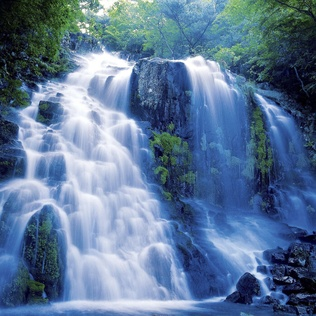
#> input picture Experiment 3/sample.jpg, 316 x 316 px, shrunk from 698 x 699 before the run, found by its file name
$ python Experiment10.py
#> lines starting #> are read from the running program, lines starting #| are printed output that depends on the picture; after the words box and inside, x2 and y2 are one past the last pixel; in counts of white or black regions, pixels touching at a corner belong together
# jenifer NDU202400100
import cv2
import numpy as np

# Read input image
img = cv2.imread("sample.jpg")
#> img is the input picture: shape (316, 316, 3); mean B, G, R 151.2, 119.6, 93.6
if img is None:
    print("Image not found")
    exit()

gray = cv2.cvtColor(img, cv2.COLOR_BGR2GRAY)
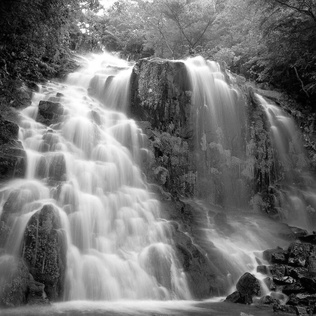
#> gray: shape (316, 316); min 0, max 255, mean 115.4
blur = cv2.GaussianBlur(gray, (5,5), 0)
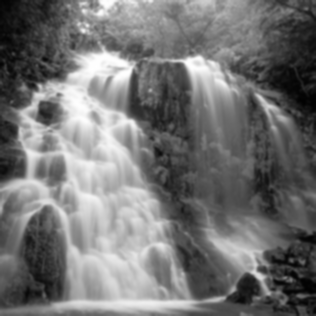
#> blur: shape (316, 316); min 1, max 255, mean 115.4


# 1. Contour-based Detection

_, thresh = cv2.threshold(blur, 127, 255, cv2.THRESH_BINARY + cv2.THRESH_OTSU)
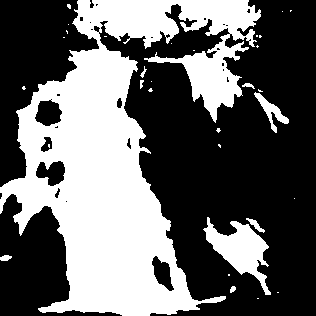
#> thresh: shape (316, 316); 39.9% white; 32 white regions (23 under 20 px)
contours, _ = cv2.findContours(thresh, cv2.RETR_EXTERNAL, cv2.CHAIN_APPROX_SIMPLE)
#> contours = 31 contours, 24 with area under 20; largest, box (x1, y1, x2, y2) and area: (0, 0, 261, 316) 37486, (203, 217, 271, 295) 1992, (254, 92, 289, 133) 340, (246, 218, 265, 233) 70, (0, 255, 12, 261) 40, (242, 83, 255, 89) 25, (230, 286, 236, 293) 21

contour_img = img.copy()
for cnt in contours:
    x, y, w, h = cv2.boundingRect(cnt)
    cv2.rectangle(contour_img, (x, y), (x+w, y+h), (0, 255, 0), 2)
#> this loop made 31 passes
#> (x, y, w, h) on passes 3, 5, 6, 7, 8, 9, 10, 11, 12, 13, 14, 15: (230, 286, 6, 7), (0, 255, 12, 6), (246, 218, 19, 15), (203, 217, 68, 78), (294, 198, 1, 1), (218, 144, 3, 4), (216, 128, 5, 5), (254, 92, 35, 41), (258, 89, 5, 3), (148, 88, 5, 4), (22, 86, 4, 4), (242, 83, 13, 6)
#> (cnt, x, y, w, h) on passes 1, 2, 4, 19, 20, 22: ([[257, 298], [258, 298]], 257, 298, 2, 1), ([[277, 292], [278, 292]], 277, 292, 2, 1), ([[228, 274], [228, 275], [229, 275], [229, 274]], 228, 274, 2, 2), ([[193, 50], [194, 50]], 193, 50, 2, 1), ([[257, 45], [256, 46], [257, 47], [258, 46]], 256, 45, 3, 3), ([[63, 37], [64, 37]], 63, 37, 2, 1)
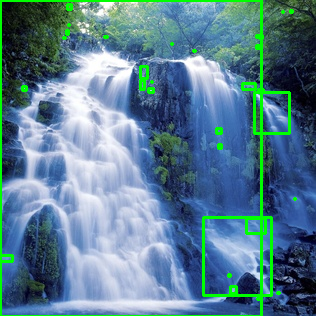
#> contour_img: shape (316, 316, 3); 4.75% of pixels changed, all inside (x1, y1, x2, y2) = (0, 0, 297, 316)

cv2.imshow("Contour Detection", contour_img)


# 2. Template Matching (Optional)

template = cv2.imread("template.jpg", 0)  # Cropped object template
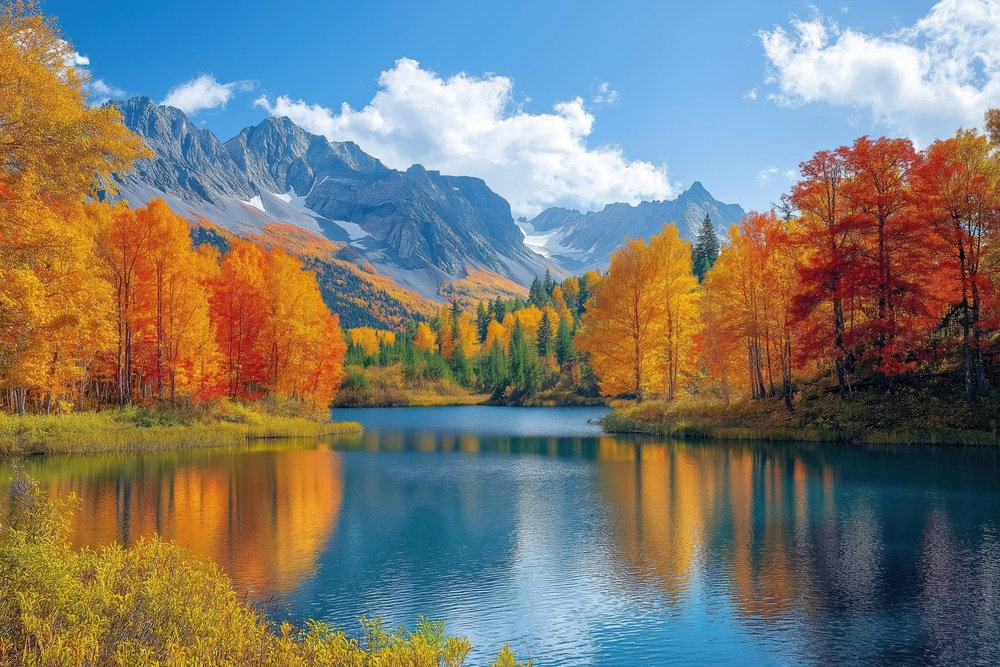
#> input picture Experiment 10/template.jpg, 1000 x 667 px, shrunk from 2210 x 1473 before the run
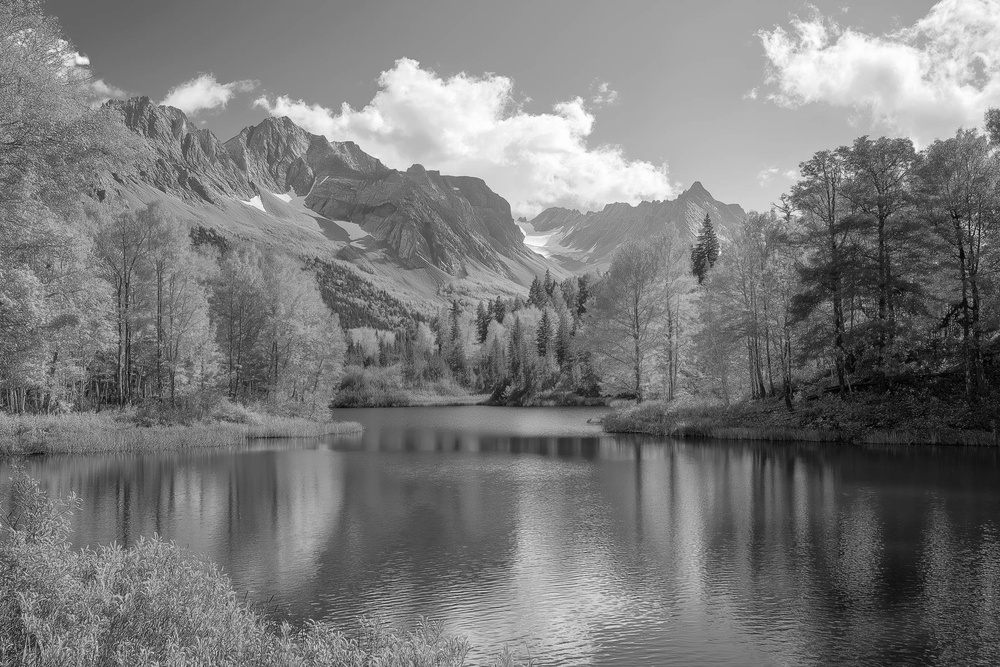
#> template: shape (667, 1000); min 0, max 255, mean 121.9
if template is not None:
    res = cv2.matchTemplate(gray, template, cv2.TM_CCOEFF_NORMED)
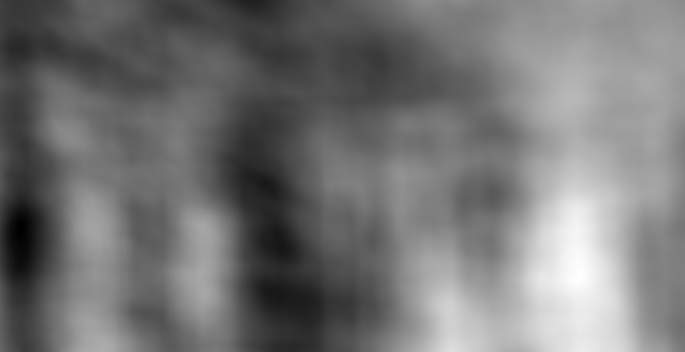
#> res: shape (352, 685) float32; min -0.27, max 0.381, mean 0.0291; drawn with min black and max white
    threshold = 0.7
    loc = np.where(res >= threshold)
#> loc = (empty array, empty array)
    tm_img = img.copy()
    for pt in zip(*loc[::-1]):
        cv2.rectangle(tm_img, pt, (pt[0]+template.shape[1], pt[1]+template.shape[0]), (0,0,255), 2)
#> this loop made 0 passes
    cv2.imshow("Template Matching", tm_img)
else:
    print("Template not found. Skipping template matching.")


# 3. Haar Cascade Detection (Optional)

# Example: Face detection
face_cascade = cv2.CascadeClassifier(cv2.data.haarcascades + "haarcascade_frontalface_default.xml")
faces = face_cascade.detectMultiScale(gray, scaleFactor=1.1, minNeighbors=5)
#> faces = ()
haar_img = img.copy()
for (x, y, w, h) in faces:
    cv2.rectangle(haar_img, (x, y), (x+w, y+h), (255, 0, 0), 2)
cv2.imshow("Haar Cascade Detection", haar_img)

cv2.imshow("Original Image", img)
cv2.waitKey(0)
cv2.destroyAllWindows()
